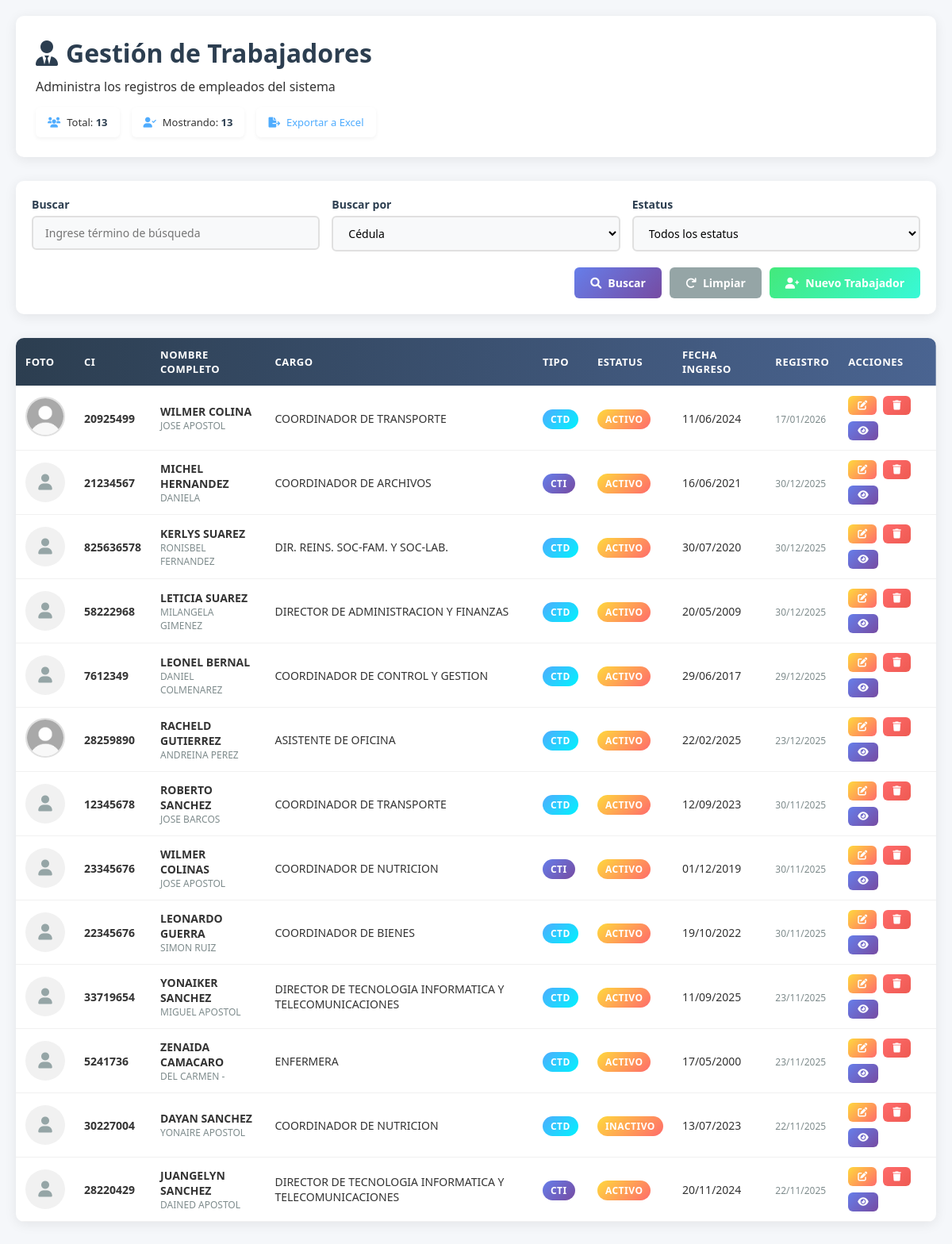
The app's page /trabajadores/listar.php (signed in) with its own data.
### tables this page shows
CREATE TABLE `empleados` (
  `id` int(11) NOT NULL,
  `nacionalidad` varchar(50) DEFAULT NULL,
  `ci` varchar(20) NOT NULL,
  `primer_nombre` varchar(50) DEFAULT NULL,
  `segundo_nombre` varchar(50) DEFAULT NULL,
  `primer_apellido` varchar(50) DEFAULT NULL,
  `segundo_apellido` varchar(50) DEFAULT NULL,
  `fecha_nacimiento` date DEFAULT NULL,
  `sexo` enum('MASCULINO','FEMENINO') DEFAULT NULL,
  `estado_civil` enum('SOLTERO(A)','CASADO(A)','DIVORCIADO(A)','VIUDO(A)') DEFAULT NULL,
  `direccion_ubicacion` varchar(255) DEFAULT NULL,
  `telefono` varchar(20) DEFAULT NULL,
  `correo` varchar(100) DEFAULT NULL,
  `cuenta_bancaria` varchar(50) DEFAULT NULL,
  `tipo_trabajador` enum('CTD','CTI','LNR') DEFAULT NULL,
  `grado_instruccion` enum('PRIMARIA','BACHILLER','TECNICO_PROFESIONAL','LICENCIADO','INGENIERO','ESPECIALISTA','MAESTRIA','DOCTORADO') DEFAULT NULL,
  `cargo` varchar(100) DEFAULT NULL,
  `dpt_desempeñar` varchar(100) DEFAULT NULL,
  `sede` enum('ADMIN','CAFO','CATE','CSAI','CSB') DEFAULT NULL,
  `dependencia` enum('ADMIN','CAFO','CATE','CSAI','CSB') DEFAULT NULL,
  `fecha_ingreso` date DEFAULT NULL,
  `cod_siantel` varchar(50) DEFAULT NULL,
  `ubicacion_estante` varchar(50) DEFAULT NULL,
  `estatus` enum('ACTIVO','INACTIVO') DEFAULT 'ACTIVO',
  `fecha_egreso` date DEFAULT NULL,
  `motivo_retiro` text DEFAULT NULL,
  `ubicacion_estante_retiro` varchar(50) DEFAULT NULL,
  `tipo_sangre` enum('A+','A-','B+','B-','AB+','AB-','O+','O-') DEFAULT NULL,
  `lateralidad` enum('DIESTRO(A)','ZURDO(A)') DEFAULT NULL,
  `peso_trabajador` decimal(5,2) DEFAULT NULL,
  `altura_trabajador` decimal(5,2) DEFAULT NULL,
  `calzado_trabajador` varchar(10) DEFAULT NULL,
  `camisa_trabajador` varchar(10) DEFAULT NULL,
  `pantalon_trabajador` varchar(10) DEFAULT NULL,
  `foto` varchar(255) DEFAULT NULL,
  `fecha_registro` timestamp NOT NULL DEFAULT current_timestamp(),
  `estado_id` int(11) DEFAULT 1,
  `municipio_id` int(11) DEFAULT NULL,
  `parroquia_id` int(11) DEFAULT NULL
);

### trabajadores/listar.php (the view, shortened to what this page needs)
<?php
require_once '../includes/database.php';
$registros_por_pagina = 15;
$pagina_actual = isset($_GET['pagina']) ? (int)$_GET['pagina'] : 1;
$offset = ($pagina_actual - 1) * $registros_por_pagina;
$busqueda = isset($_GET['busqueda']) ? trim($_GET['busqueda']) : '';
$filtro = isset($_GET['filtro']) ? $_GET['filtro'] : 'ci';
$params = [];
$types = '';
$where_sql = '';
$sql_total = "SELECT COUNT(*) as total FROM empleados $where_sql";
$stmt_total = $conn->prepare($sql_total);
$stmt_total->execute();
$result_total = $stmt_total->get_result();
$total_registros = $result_total->fetch_assoc()['total'];
$sql = "SELECT * FROM empleados $where_sql ORDER BY fecha_registro DESC LIMIT ?, ?";
$stmt = $conn->prepare($sql);
$types_pag = $types . 'ii';
$params_pag = array_merge($params, [$offset, $registros_por_pagina]);
if (!empty($params_pag)) {
    $stmt->bind_param($types_pag, ...$params_pag);
}
$stmt->execute();
$resultado = $stmt->get_result();
?>
<!DOCTYPE html>
<html lang="es">
<head>
    <link rel="stylesheet" href="https://cdnjs.cloudflare.com/ajax/libs/font-awesome/6.0.0/css/all.min.css">
</head>
<body>
    <div class="container">
        <div class="header">
            <h1><i class="fas fa-user-tie"></i> Gestión de Trabajadores</h1>
            <p>Administra los registros de empleados del sistema</p>
            <div class="stats-bar">
                <div class="stat-item">
                    <i class="fas fa-users"></i>
                    <span>Total: <span class="number"><?php echo $total_registros; ?></span></span>
                </div>
                <div class="stat-item">
                    <i class="fas fa-user-check"></i>
                    <span>Mostrando: <span class="number"><?php echo min($registros_por_pagina, $resultado->num_rows); ?></span></span>
                </div>
                <div class="stat-item">
                    <i class="fas fa-file-export"></i>
                    <a href="../php/excel.php" style="color: #4facfe; text-decoration: none;">
                        Exportar a Excel
                    </a>
                </div>
            </div>
        </div>
        <div class="filters">
            <form method="GET" action="">
                <div class="filter-group">
                    <div class="filter-item">
                        <label for="busqueda">Buscar</label>
                        <input type="text" id="busqueda" name="busqueda"
                               placeholder="Ingrese término de búsqueda"
                               value="<?php echo htmlspecialchars($busqueda); ?>">
                    </div>
                    <div class="filter-item">
                        <label for="filtro">Buscar por</label>
                        <select id="filtro" name="filtro">
                            <option value="ci" <?php echo $filtro == 'ci' ? 'selected' : ''; ?>>Cédula</option>
                        </select>
                    </div>
                    <div class="filter-item">
                        <label for="estatus">Estatus</label>
                        <select id="estatus" name="estatus">
                            <option value="">Todos los estatus</option>
                        </select>
                    </div>
                </div>
                <div class="filter-buttons">
                    <button type="submit" class="btn btn-primary">
                        <i class="fas fa-search"></i> Buscar
                    </button>
                    <a href="listar.php" class="btn btn-secondary">
                        <i class="fas fa-redo"></i> Limpiar
                    </a>
                    <a href="../html/formulario1.php" class="btn btn-success">
                        <i class="fas fa-user-plus"></i> Nuevo Trabajador
                    </a>
                </div>
            </form>
        </div>
        <div class="table-container">
            <?php if ($resultado->num_rows > 0): ?>
                <table>
                    <thead>
                        <tr>
                            <th>Foto</th>
                            <th>CI</th>
                            <th>Nombre Completo</th>
                            <th>Cargo</th>
                            <th>Tipo</th>
                            <th>Estatus</th>
                            <th>Fecha Ingreso</th>
                            <th>Registro</th>
                            <th>Acciones</th>
                        </tr>
                    </thead>
                    <tbody>
                        <?php while($empleado = $resultado->fetch_assoc()): ?>
                        <tr>
                            <td>
                                <?php if (!empty($empleado['foto'])): ?>
                                    <img src="<?php echo htmlspecialchars($empleado['foto']); ?>"
                                         class="photo-thumbnail"
                                         alt="Foto"
                                         onerror="this.style.display='none'; this.nextElementSibling.style.display='flex';">
                                    <div class="photo-placeholder" style="display: none;">
                                        <i class="fas fa-user"></i>
                                    </div>
                                <?php else: ?>
                                    <div class="photo-placeholder">
                                        <i class="fas fa-user"></i>
                                    </div>
                                <?php endif; ?>
                            </td>
                            <td>
                                <strong><?php echo htmlspecialchars($empleado['ci']); ?></strong>
                            </td>
                            <td>
                                <div style="font-weight: 600;">
                                    <?php echo htmlspecialchars($empleado['primer_nombre'] . ' ' . $empleado['primer_apellido']); ?>
                                </div>
                                <div style="font-size: 12px; color: #7f8c8d;">
                                    <?php echo htmlspecialchars($empleado['segundo_nombre'] . ' ' . $empleado['segundo_apellido']); ?>
                                </div>
                            </td>
                            <td><?php echo htmlspecialchars($empleado['cargo']); ?></td>
                            <td>
                                <span class="badge badge-<?php echo strtolower($empleado['tipo_trabajador']); ?>">
                                    <?php echo strtoupper($empleado['tipo_trabajador']); ?>
                                </span>
                            </td>
                            <td>
                                <span class="badge <?php echo $empleado['estatus'] == 'activo' ? 'badge-active' : 'badge-inactive'; ?>">
                                    <?php echo ucfirst($empleado['estatus']); ?>
                                </span>
                            </td>
                            <td>
                                <?php echo date('d/m/Y', strtotime($empleado['fecha_ingreso'])); ?>
                            </td>
                            <td>
                                <span style="font-size: 12px; color: #7f8c8d;">
                                    <?php echo date('d/m/Y', strtotime($empleado['fecha_registro'])); ?>
                                </span>
                            </td>
                            <td>
                                <div class="actions">
                                    <a href="../php/editar.php?id=<?php echo $empleado['id']; ?>"
                                       class="btn btn-warning" title="Editar">
                                        <i class="fas fa-edit"></i>
                                    </a>
                                    <a href="eliminar.php?id=<?php echo $empleado['id']; ?>&ci=<?php echo urlencode($empleado['ci']); ?>"
                                       class="btn btn-danger" title="Eliminar"
                                       onclick="return confirm('¿Eliminar a <?php echo htmlspecialchars($empleado['primer_nombre'] . ' ' . $empleado['primer_apellido']); ?>?\n\n⚠️ También se eliminarán sus familiares registrados.')">
                                        <i class="fas fa-trash"></i>
                                    </a>
                                    <a href="../html/tabla_datos.php?search=<?php echo urlencode($empleado['ci']); ?>&filter=ci"
                                       class="btn btn-primary" title="Ver Detalles">
                                        <i class="fas fa-eye"></i>
                                    </a>
                                </div>
                            </td>
                        </tr>
                        <?php endwhile; ?>
                    </tbody>
                </table>
            <?php endif; ?>
        </div>
    </div>
</body>
</html>

### trabajadores/listar.php (style rules this page uses)
* { margin: 0; padding: 0; box-sizing: border-box; font-family: 'Segoe UI', Tahoma, Geneva, Verdana, sans-serif; }
body { background: #f5f7fa; color: #333; }
.container { max-width: 1400px; margin: 0 auto; padding: 20px; }
.header { background: white; padding: 25px; border-radius: 10px; box-shadow: 0 3px 15px rgba(0,0,0,0.08); margin-bottom: 30px; }
.header h1 { color: #2c3e50; margin-bottom: 10px; display: flex; align-items: center; gap: 10px; }
.filters { background: white; padding: 20px; border-radius: 10px; box-shadow: 0 3px 15px rgba(0,0,0,0.08); margin-bottom: 30px; }
.filter-group { display: flex; gap: 15px; margin-bottom: 15px; flex-wrap: wrap; }
.filter-item { flex: 1; min-width: 200px; }
.filter-item label { display: block; margin-bottom: 5px; color: #2c3e50; font-weight: 600; font-size: 14px; }
.filter-item input, .filter-item select { width: 100%; padding: 10px 15px; border: 2px solid #e0e0e0; border-radius: 6px; font-size: 14px; background: #f8f9fa; }
.filter-buttons { display: flex; gap: 10px; justify-content: flex-end; margin-top: 20px; }
.btn { padding: 10px 20px; border: none; border-radius: 6px; cursor: pointer; font-weight: 600; text-decoration: none; display: inline-flex; align-items: center; gap: 8px; transition: all 0.3s; font-size: 14px; }
.btn-primary { background: linear-gradient(135deg, #667eea, #764ba2); color: white; }
.btn-secondary { background: #95a5a6; color: white; }
.btn-success { background: linear-gradient(135deg, #43e97b, #38f9d7); color: white; }
.btn-warning { background: linear-gradient(135deg, #ffd93d, #ff6b6b); color: white; }
.btn-danger { background: linear-gradient(135deg, #ff6b6b, #ee5a52); color: white; }
.table-container { background: white; border-radius: 10px; box-shadow: 0 3px 15px rgba(0,0,0,0.08); overflow: auto; margin-bottom: 30px; }
table { width: 100%; border-collapse: collapse; min-width: 1000px; }
thead { background: linear-gradient(90deg, #2c3e50, #4a6491); color: white; }
th, td { padding: 12px; text-align: left; border-bottom: 1px solid #f1f1f1; font-size: 14px; }
th { font-weight: 600; text-transform: uppercase; letter-spacing: 0.5px; font-size: 13px; }
.badge { padding: 4px 10px; border-radius: 20px; font-size: 12px; font-weight: 600; text-transform: uppercase; letter-spacing: 0.5px; }
.badge-inactive { background: linear-gradient(135deg, #ffd93d, #ff6b6b); color: white; }
.badge-ctd { background: linear-gradient(135deg, #4facfe, #00f2fe); color: white; }
.badge-cti { background: linear-gradient(135deg, #667eea, #764ba2); color: white; }
.actions { display: flex; gap: 8px; flex-wrap: wrap; }
.actions .btn { padding: 6px 12px; font-size: 12px; }
.photo-thumbnail { width: 50px; height: 50px; border-radius: 50%; object-fit: cover; border: 2px solid #e0e0e0; }
.photo-placeholder { width: 50px; height: 50px; border-radius: 50%; background: #f1f1f1; display: flex; align-items: center; justify-content: center; color: #95a5a6; font-size: 20px; }
.stats-bar { display: flex; gap: 15px; margin-top: 15px; flex-wrap: wrap; }
.stat-item { background: white; padding: 10px 15px; border-radius: 6px; box-shadow: 0 2px 5px rgba(0,0,0,0.05); display: flex; align-items: center; gap: 8px; font-size: 13px; }
.stat-item i { color: #4facfe; }
.stat-item .number { font-weight: 700; color: #2c3e50; }

### records on screen
empleados: foto (placeholder picture), ci "20925499", primer_nombre+primer_apellido "WILMER COLINA", segundo_nombre+segundo_apellido "JOSE APOSTOL", cargo "COORDINADOR DE TRANSPORTE", tipo_trabajador "CTD", estatus "ACTIVO", fecha_ingreso "11/06/2024", fecha_registro "17/01/2026"
empleados: ci "21234567", primer_nombre+primer_apellido "MICHEL HERNANDEZ", segundo_nombre+segundo_apellido "DANIELA", cargo "COORDINADOR DE ARCHIVOS", tipo_trabajador "CTI", estatus "ACTIVO", fecha_ingreso "16/06/2021", fecha_registro "30/12/2025"
empleados: ci "825636578", primer_nombre+primer_apellido "KERLYS SUAREZ", segundo_nombre+segundo_apellido "RONISBEL FERNANDEZ", cargo "DIR. REINS. SOC-FAM. Y SOC-LAB.", tipo_trabajador "CTD", estatus "ACTIVO", fecha_ingreso "30/07/2020", fecha_registro "30/12/2025"
empleados: ci "58222968", primer_nombre+primer_apellido "LETICIA SUAREZ", segundo_nombre+segundo_apellido "MILANGELA GIMENEZ", cargo "DIRECTOR DE ADMINISTRACION Y FINANZAS", tipo_trabajador "CTD", estatus "ACTIVO", fecha_ingreso "20/05/2009", fecha_registro "30/12/2025"
empleados: ci "7612349", primer_nombre+primer_apellido "LEONEL BERNAL", segundo_nombre+segundo_apellido "DANIEL COLMENAREZ", cargo "COORDINADOR DE CONTROL Y GESTION", tipo_trabajador "CTD", estatus "ACTIVO", fecha_ingreso "29/06/2017", fecha_registro "29/12/2025"
empleados: foto (placeholder picture), ci "28259890", primer_nombre+primer_apellido "RACHELD GUTIERREZ", segundo_nombre+segundo_apellido "ANDREINA PEREZ", cargo "ASISTENTE DE OFICINA", tipo_trabajador "CTD", estatus "ACTIVO", fecha_ingreso "22/02/2025", fecha_registro "23/12/2025"
empleados: ci "12345678", primer_nombre+primer_apellido "ROBERTO SANCHEZ", segundo_nombre+segundo_apellido "JOSE BARCOS", cargo "COORDINADOR DE TRANSPORTE", tipo_trabajador "CTD", estatus "ACTIVO", fecha_ingreso "12/09/2023", fecha_registro "30/11/2025"
empleados: ci "23345676", primer_nombre+primer_apellido "WILMER COLINAS", segundo_nombre+segundo_apellido "JOSE APOSTOL", cargo "COORDINADOR DE NUTRICION", tipo_trabajador "CTI", estatus "ACTIVO", fecha_ingreso "01/12/2019", fecha_registro "30/11/2025"
empleados: ci "22345676", primer_nombre+primer_apellido "LEONARDO GUERRA", segundo_nombre+segundo_apellido "SIMON RUIZ", cargo "COORDINADOR DE BIENES", tipo_trabajador "CTD", estatus "ACTIVO", fecha_ingreso "19/10/2022", fecha_registro "30/11/2025"
empleados: ci "33719654", primer_nombre+primer_apellido "YONAIKER SANCHEZ", segundo_nombre+segundo_apellido "MIGUEL APOSTOL", cargo "DIRECTOR DE TECNOLOGIA INFORMATICA Y TELECOMUNICACIONES", tipo_trabajador "CTD", estatus "ACTIVO", fecha_ingreso "11/09/2025", fecha_registro "23/11/2025"
empleados: ci "5241736", primer_nombre+primer_apellido "ZENAIDA CAMACARO", segundo_nombre+segundo_apellido "DEL CARMEN -", cargo "ENFERMERA", tipo_trabajador "CTD", estatus "ACTIVO", fecha_ingreso "17/05/2000", fecha_registro "23/11/2025"
empleados: ci "30227004", primer_nombre+primer_apellido "DAYAN SANCHEZ", segundo_nombre+segundo_apellido "YONAIRE APOSTOL", cargo "COORDINADOR DE NUTRICION", tipo_trabajador "CTD", estatus "INACTIVO", fecha_ingreso "13/07/2023", fecha_registro "22/11/2025"
empleados: ci "28220429", primer_nombre+primer_apellido "JUANGELYN SANCHEZ", segundo_nombre+segundo_apellido "DAINED APOSTOL", cargo "DIRECTOR DE TECNOLOGIA INFORMATICA Y TELECOMUNICACIONES", tipo_trabajador "CTI", estatus "ACTIVO", fecha_ingreso "20/11/2024", fecha_registro "22/11/2025"

### other values on screen
$total_registros "13"
min($registros_por_pagina, $resultado->num_rows) "13"
